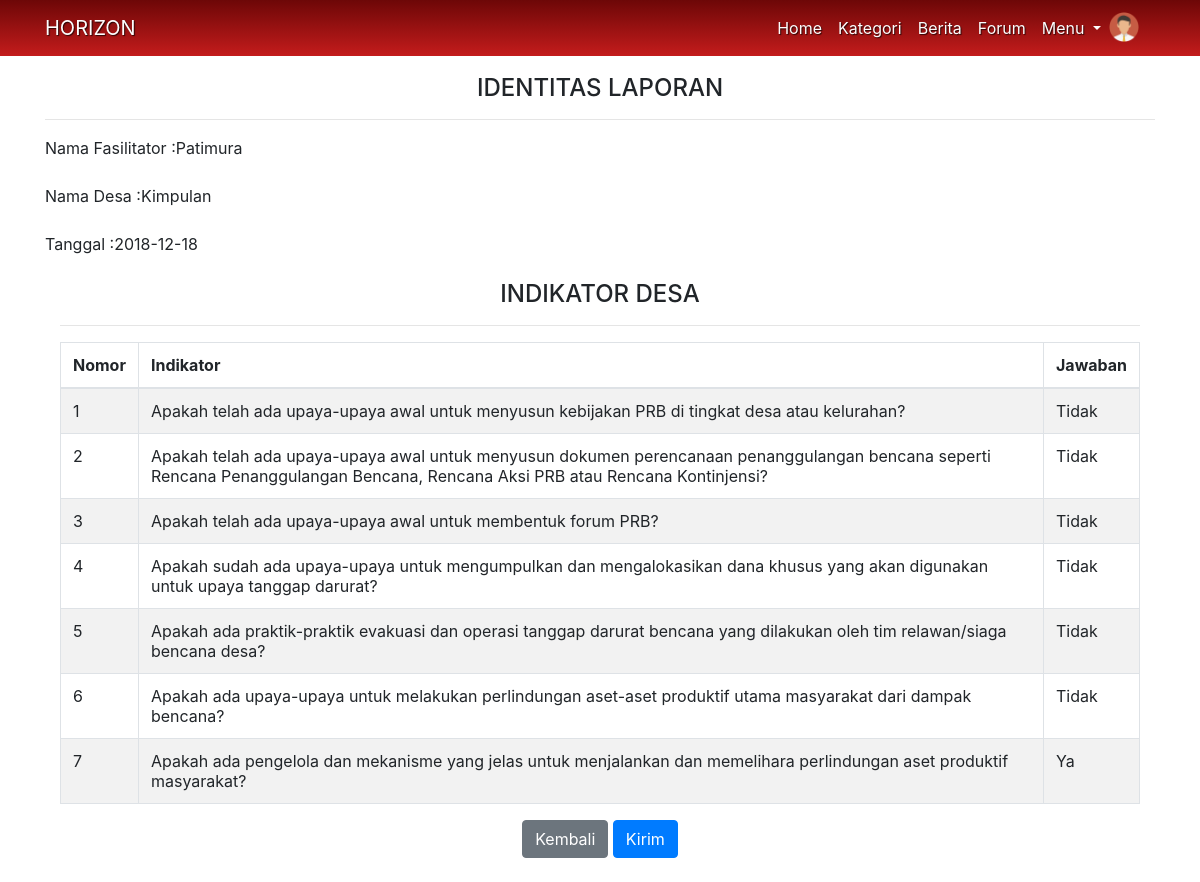
Page /controller/kategorikan/15 on the committed database.
### tables this page shows
CREATE TABLE `m_laporan` (
  `id_laporan` int(11) NOT NULL,
  `tanggal_laporan` date NOT NULL,
  `nama_fasilitator` varchar(100) NOT NULL,
  `nama_desa` varchar(100) NOT NULL,
  `jumlah_ya` int(100) NOT NULL,
  `jumlah_tidak` int(100) NOT NULL,
  `ya1` int(11) DEFAULT NULL,
  `ya2` int(11) NOT NULL,
  `ya3` int(11) NOT NULL,
  `ya4` int(11) NOT NULL,
  `ya5` int(11) NOT NULL,
  `ya6` int(11) NOT NULL,
  `ya7` int(11) NOT NULL,
  `tidak1` int(11) NOT NULL,
  `tidak2` int(11) NOT NULL,
  `tidak3` int(11) NOT NULL,
  `tidak4` int(11) NOT NULL,
  `tidak5` int(11) NOT NULL,
  `tidak6` int(11) NOT NULL,
  `tidak7` int(11) NOT NULL,
  `jenis_destana` varchar(100) NOT NULL
);

### application/controllers/controller.php (called while the page is built, shortened)
<?php
class controller extends CI_Controller {
	function __construct() {
		$this->load->library(array('form_validation'));
		$this->load->helper(array('form', 'url'));
		$this->load->model('M_model');
	}
	public function kategorikan(){
		$id=$this->uri->segment(3);
		$data = $this->M_model->get_data_laporan($id);
		$data2 = $this->M_model->cek_jawaban($id);
		$this->load->view('kategorikan', array('data' =>$data, 'data2'=>$data2));
	}
}

### index.php (called while the page is built, shortened)
<?php
require_once BASEPATH.'core/CodeIgniter.php';

### application/models/M_model.php (called while the page is built, shortened)
<?php
class M_model extends CI_Model{
    public function get_data_laporan($id){
        $this->db->where('id_laporan',$id);
        $data=$this->db->get('m_laporan');
        return $data->result_array();
    }
    public function cek_jawaban($id){
        $this->db->where('id_laporan',$id);
        $data=$this->db->get('m_laporan');
        return $data->result_array();
    }
  }
  ?>

### application/views/kategorikan.php (the view, shortened to what this page needs)
<?php require 'b_header.php'; ?>
    <form class="container" style="padding-top:50px" method="post" action="<?php echo base_url().'controller/kategori'?>">
    <h4 class="mt-4 text-center">IDENTITAS LAPORAN</h4><hr>
    <div class="form-row mt-3">
        <div class="col">
        <label for="namaFasilitator">Nama Fasilitator :<?php foreach ($data as $d) { echo $d['nama_fasilitator'];} ?></label>
        </div>
    </div>
    <div class="form-group mt-3">
        <label for="inputDesa">Nama Desa :<?php foreach ($data as $d) { echo $d['nama_desa'];} ?></label>
    </div>
    <div class="form-row mt-3">
        <div class="col">
        <label for="namaFasilitator">Tanggal :<?php foreach ($data as $d) { echo $d['tanggal_laporan'];} ?></label>
        </div>
    </div>
<div class="container text-center mt-3">
        <h4>INDIKATOR DESA</h4><hr>
            <div class="table-responsive">
                <table id="indikator" class="table table-bordered table-striped">
                    <thead>
                        <tr>
                            <th>Nomor</th>
                            <th>Indikator</th>
                            <th>Jawaban</th>
                        </tr>
                    </thead>
                    <tr>
                        <td>1</td>
                        <td>Apakah telah ada upaya-upaya awal untuk menyusun kebijakan PRB di tingkat desa atau kelurahan?</td>
                        <td><?php
                        foreach ($data2 as $d2) {
                            if($d2['ya1'] == 1) {
                                $d2['ya1'] = "Ya";
                                echo $d2['ya1'];
                            } else if ($d2['tidak1'] == 0) {
                                $d2['tidak1'] = "Tidak";
                                echo $d2['tidak1'];
                            }
                        }
                        ?>
                        </td>
                    </tr>
                    <tr>
                        <td>2</td>
                        <td>Apakah telah ada upaya-upaya awal untuk menyusun dokumen perencanaan penanggulangan bencana
seperti Rencana Penanggulangan Bencana, Rencana Aksi PRB atau Rencana Kontinjensi?</td>
                        <td><?php
                        foreach ($data2 as $d2) {
                            if($d2['ya2'] == 1) {
                                $d2['ya2'] = "Ya";
                                echo $d2['ya2'];
                            } else if ($d2['tidak2'] == 0) {
                                $d2['tidak2'] = "Tidak";
                                echo $d2['tidak2'];
                            }
                        }
                        ?>
                    </tr>
                    <tr>
                        <td>3</td>
                        <td>Apakah telah ada upaya-upaya awal untuk membentuk forum PRB?</td>
                        <td><?php
                        foreach ($data2 as $d2) {
                            if($d2['ya3'] == 1) {
                                $d2['ya3'] = "Ya";
                                echo $d2['ya3'];
                            } else if ($d2['tidak3'] == 0) {
                                $d2['tidak3'] = "Tidak";
                                echo $d2['tidak3'];
                            }
                        }
                        ?>
                    </tr>
                    <tr>
                        <td>4</td>
                        <td>Apakah sudah ada upaya-upaya untuk mengumpulkan dan mengalokasikan dana khusus yang akan
digunakan untuk upaya tanggap darurat?</td>
                        <td><?php
                        foreach ($data2 as $d2) {
                            if($d2['ya4'] == 1) {
                                $d2['ya4'] = "Ya";
                                echo $d2['ya4'];
                            } else if ($d2['tidak4'] == 0) {
                                $d2['tidak4'] = "Tidak";
                                echo $d2['tidak4'];
                            }
                        }
                        ?>
                    </tr>
                    <tr>
                        <td>5</td>
                        <td>Apakah ada praktik-praktik evakuasi dan operasi tanggap darurat bencana yang dilakukan oleh tim
relawan/siaga bencana desa?</td>
                        <td><?php
                        foreach ($data2 as $d2) {
                            if($d2['ya5'] == 1) {
                                $d2['ya5'] = "Ya";
                                echo $d2['ya5'];
                            } else if ($d2['tidak5'] == 0) {
                                $d2['tidak5'] = "Tidak";
                                echo $d2['tidak5'];
                            }
                        }
                        ?>
                    </tr>
                    <tr>
                        <td>6</td>
                        <td>Apakah ada upaya-upaya untuk melakukan perlindungan aset-aset produktif utama masyarakat dari
dampak bencana?</td>
                        <td><?php
                        foreach ($data2 as $d2) {
                            if($d2['ya6'] == 1) {
                                $d2['ya6'] = "Ya";
                                echo $d2['ya6'];
                            } else if ($d2['tidak6'] == 0) {
                                $d2['tidak6'] = "Tidak";
                                echo $d2['tidak6'];
                            }
                        }
                        ?>
                    </tr>
                    <tr>
                        <td>7</td>
                        <td>Apakah ada pengelola dan mekanisme yang jelas untuk menjalankan dan memelihara perlindungan
aset produktif masyarakat?</td>
                        <td><?php
                        foreach ($data2 as $d2) {
                            if($d2['ya7'] == 1) {
                                $d2['ya7'] = "Ya";
                                echo $d2['ya7'];
                            } else if ($d2['tidak7'] == 0) {
                                $d2['tidak7'] = "Tidak";
                                echo $d2['tidak7'];
                            }
                        }
                        ?>
                    </tr>
                </table>
            </div>
            <a href="<?= base_url()."controller/lihatlaporan"?>" class="btn btn-secondary">Kembali</a>
            <button type="submit" class="btn btn-primary">Kirim</button>
    </div><br>
    </form>
<?php require 'footer.php'; ?>

### assets/style/header.css (style rules this page uses)
html, body, #map-canvas { height: 100%; margin: 0; padding: 0; }

### rows in the picture
m_laporan: nama_fasilitator "Patimura", nama_desa "Kimpulan", tanggal_laporan "2018-12-18", tidak1 "Tidak", tidak2 "Tidak", tidak3 "Tidak", tidak4 "Tidak", tidak5 "Tidak", tidak6 "Tidak", ya7 "Ya"
